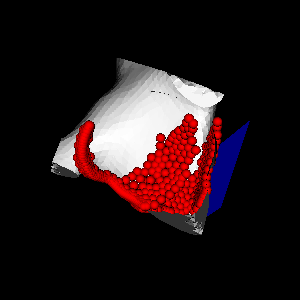

The Python source for this figure:
#!/usr/bin/env python

# Compute implicit projected distances from a cuspy surface onto a plane,
# display interior points as red glyphs with the plane and surface.

import os

# Factory overrides
import vtkmodules.vtkInteractionStyle  # noqa: F401
import vtkmodules.vtkRenderingOpenGL2  # noqa: F401

from vtkmodules.vtkCommonCore import vtkPoints
from vtkmodules.vtkCommonDataModel import vtkPolyData
from vtkmodules.vtkFiltersCore import (
    vtkGlyph3D,
    vtkImplicitProjectOnPlaneDistance,
)
from vtkmodules.vtkFiltersSources import (
    vtkPlaneSource,
    vtkSphereSource,
)
from vtkmodules.vtkIOXML import vtkXMLPolyDataReader
from vtkmodules.vtkRenderingCore import (
    vtkActor,
    vtkPolyDataMapper,
    vtkRenderWindow,
    vtkRenderWindowInteractor,
    vtkRenderer,
)

# Data file path (relative to this script)
data_dir = os.environ.get("VPE_DATA_DIR", os.path.dirname(os.path.abspath(__file__)))

# Reader: load the cuspy surface
reader = vtkXMLPolyDataReader()
reader.SetFileName(os.path.join(data_dir, "CuspySurface.vtp"))
reader.Update()
polydata_input = reader.GetOutput()

# Create a plane for projection
plane_source = vtkPlaneSource()
plane_source.SetOrigin(0, 0, -1)
plane_source.SetPoint1(-30, -10, -1)
plane_source.SetPoint2(30, 50, -1)
plane_source.Update()

# Set up projected distance calculator
implicit_distance = vtkImplicitProjectOnPlaneDistance()
implicit_distance.SetInput(plane_source.GetOutput())

# Compute distances, keeping points below the surface
inside_points = vtkPoints()
num_points = polydata_input.GetNumberOfPoints()
for i in range(num_points):
    point = [0.0, 0.0, 0.0]
    polydata_input.GetPoint(i, point)
    distance = implicit_distance.EvaluateFunction(point)
    if distance <= 0.0:
        inside_points.InsertNextPoint(point)

# Inside points: red sphere glyphs
inside_polydata = vtkPolyData()
inside_polydata.SetPoints(inside_points)

inside_sphere = vtkSphereSource()
inside_sphere.SetRadius(3)

inside_glypher = vtkGlyph3D()
inside_glypher.SetInputData(inside_polydata)
inside_glypher.SetSourceConnection(inside_sphere.GetOutputPort())

inside_mapper = vtkPolyDataMapper()
inside_mapper.SetInputConnection(inside_glypher.GetOutputPort())

inside_actor = vtkActor()
inside_actor.SetMapper(inside_mapper)
inside_actor.GetProperty().SetColor(1.0, 0.0, 0.0)

# Plane display: blue
plane_mapper = vtkPolyDataMapper()
plane_mapper.SetInputConnection(plane_source.GetOutputPort())

plane_actor = vtkActor()
plane_actor.SetMapper(plane_mapper)
plane_actor.GetProperty().SetColor(0.0, 0.0, 1.0)

# Bounding surface display
surface_mapper = vtkPolyDataMapper()
surface_mapper.SetInputData(polydata_input)

surface_actor = vtkActor()
surface_actor.SetMapper(surface_mapper)
surface_actor.GetProperty().FrontfaceCullingOn()

# Renderer
renderer = vtkRenderer()
renderer.AddActor(inside_actor)
renderer.AddActor(plane_actor)
renderer.AddActor(surface_actor)
renderer.SetBackground(0.0, 0.0, 0.0)

# Window
render_window = vtkRenderWindow()
render_window.SetMultiSamples(0)
render_window.AddRenderer(renderer)
render_window.SetSize(300, 300)
render_window.SetWindowName("implicit project on plane distance")

# Scene
renderer.ResetCamera()
camera = renderer.GetActiveCamera()
camera.Azimuth(60)
camera.Elevation(-10)

# Interactor
interactor = vtkRenderWindowInteractor()
interactor.SetRenderWindow(render_window)

interactor.Initialize()
interactor.Start()
